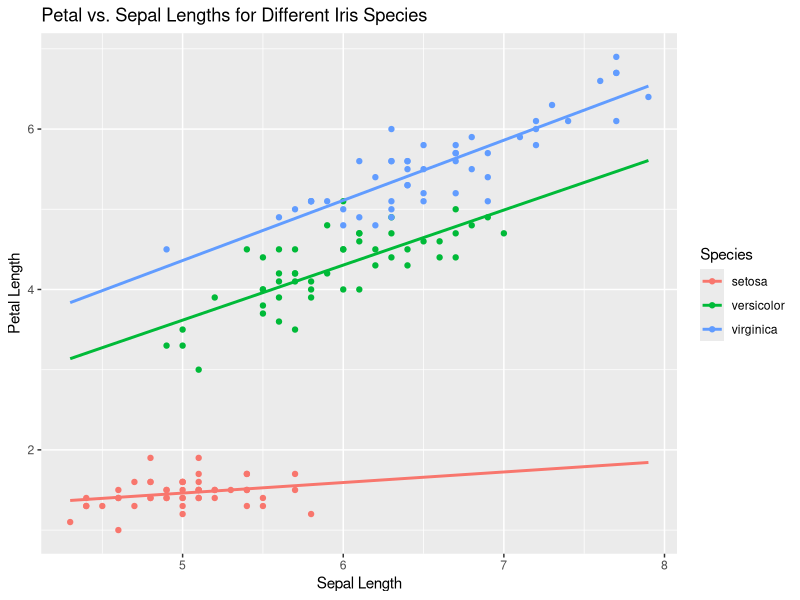

The R script that drew this image:
## ---- chunk 1
#| echo: false
library(ggplot2)
## ---- chunk 2
#| label: fig-scatterplot
#| fig-cap: "Scatterplot showing the relationship between petal length and sepal length"
#| echo: false

iris |>
  ggplot(
    aes(x = Sepal.Length, y = Petal.Length, color = Species)
  ) +
  geom_point() +
  geom_smooth(method = "lm", se = FALSE, formula = y ~ x, fullrange = TRUE) +
  labs(x = "Sepal Length",
       y = "Petal Length",
       title = "Petal vs. Sepal Lengths for Different Iris Species")
